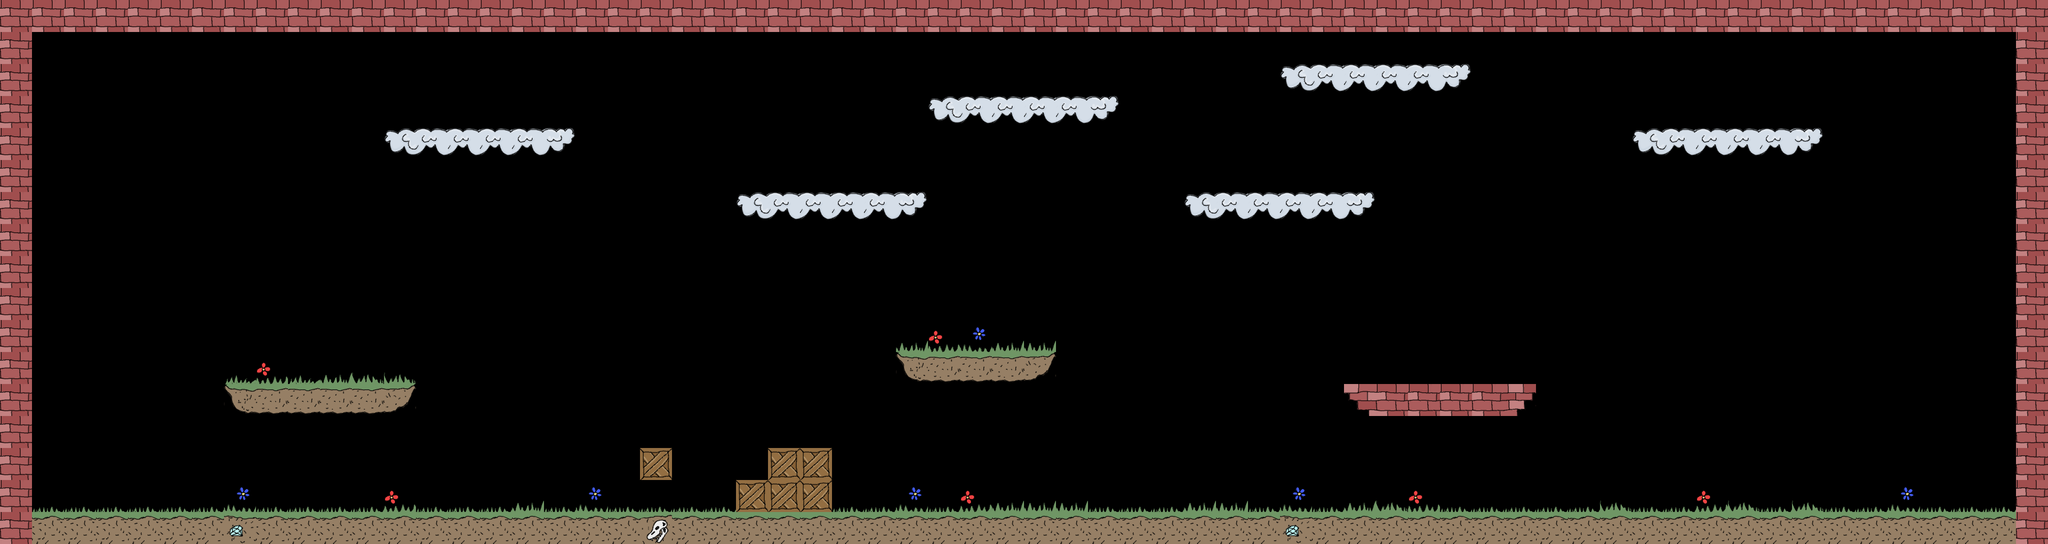

A level layout from a 2D game, rendered from its tile map. Below: a short description, then the map file with tile-grid data replaced by summaries:
An orthogonal 64x17 tile map with 64x64 px tiles, 1 tile layer (set), 1 hidden layer not drawn, 3 tilesets.

<map version="1.0" orientation="orthogonal" width="64" height="17" tilewidth="64" tileheight="64">
 <tileset firstgid="1" source="triggers.tsx" />
 <tileset firstgid="33" name="stuff" tilewidth="64" tileheight="64">
  <image source="stuff.png" width="192" height="256" />
 </tileset>
 <tileset firstgid="45" name="stuff2" tilewidth="64" tileheight="64">
  <image source="stuff2.png" width="192" height="448" />
 </tileset>
 <layer name="set" width="64" height="17">
  <data>[1088 cells, 288 non-empty, 20 distinct tile ids]</data>
 </layer>
 <layer name="triggers" width="64" height="17" visible="0">
  <data>[1088 cells, 182 non-empty, 14 distinct tile ids]</data>
 </layer>
</map>